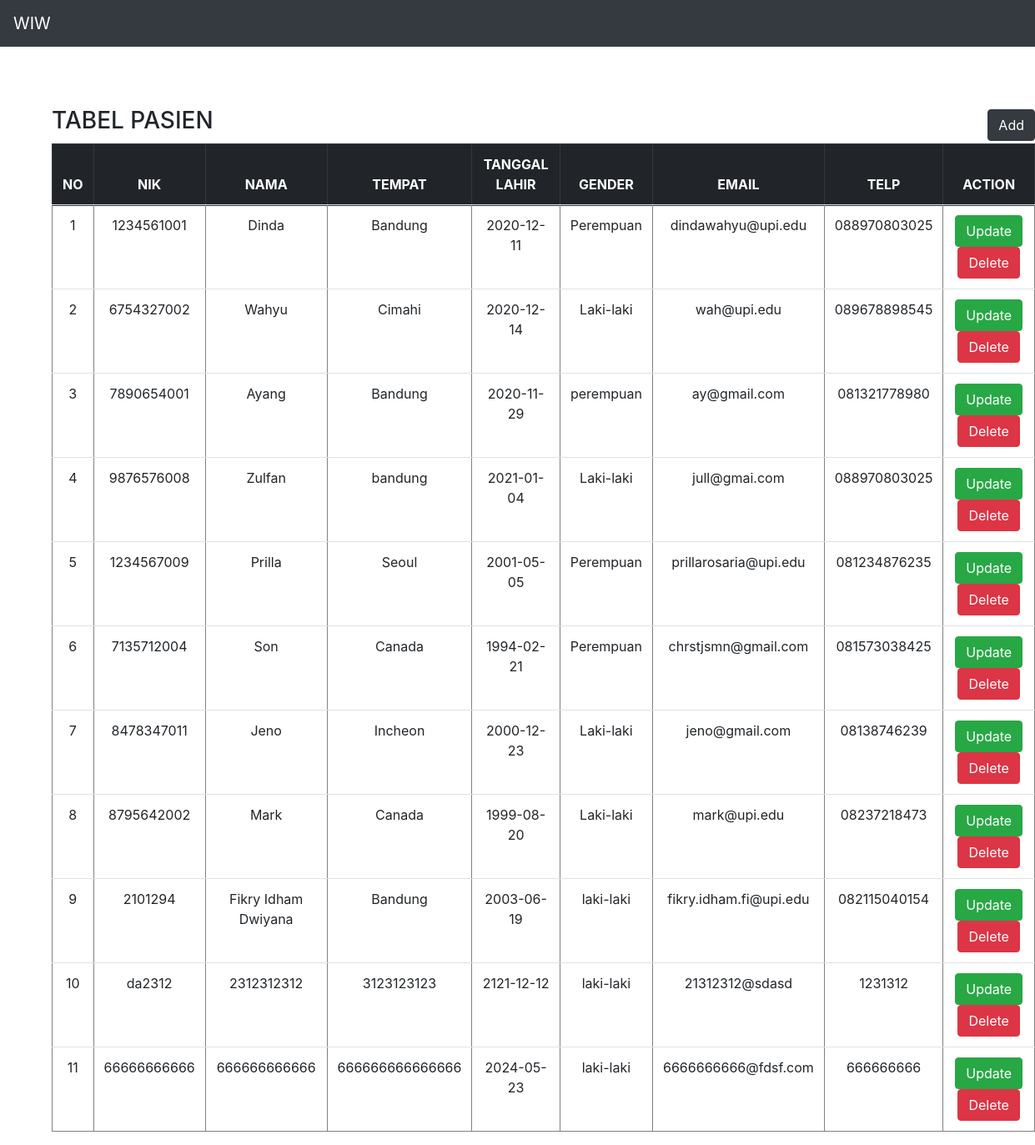
Screenshot of /lp_mvp/index.php with the database file from the repository.
### tables this page shows
CREATE TABLE `pasien` (
  `id` int(11) NOT NULL,
  `nik` varchar(100) NOT NULL,
  `nama` varchar(100) NOT NULL,
  `tempat` varchar(100) NOT NULL,
  `tl` varchar(100) NOT NULL,
  `gender` varchar(10) NOT NULL,
  `email` varchar(100) NOT NULL,
  `telp` varchar(100) NOT NULL
);

### lp_mvp/presenter/ProsesPasien.php (called while the page is built, shortened)
<?php
class ProsesPasien implements KontrakPresenterTampil
{
	private $tabelpasien;
	private $data = [];
	function __construct()
	{
		try {
			$db_host = "localhost";
			$db_user = "root";
			$db_password = "";
			$db_name = "mvp_php";
			$this->tabelpasien = new TabelPasien($db_host, $db_user, $db_password, $db_name);
			$this->data = array();
		} catch (Exception $e) {
			echo "wiw error" . $e->getMessage();
		}
	}
	function prosesDataPasien()
	{
		try {
			$this->tabelpasien->open();
			$this->tabelpasien->getPasien();
			while ($row = $this->tabelpasien->getResult()) {
				$this->data[] = $row;
			}
		} catch (Exception $e) {
			echo "wiw error part 2" . $e->getMessage();
		}
	}
	function getId($i)
	{
		return $this->data[$i]['id'];
	}
	function getNik($i)
	{
		return $this->data[$i]['nik'];
	}
	function getNama($i)
	{
		return $this->data[$i]['nama'];
	}
	function getTempat($i)
	{
		return $this->data[$i]['tempat'];
	}
	function getTl($i)
	{
		return $this->data[$i]['tl'];
	}
	function getGender($i)
	{
		return $this->data[$i]['gender'];
	}
	function getEmail($i)
	{
		return $this->data[$i]['email'];
	}
	function getTelp($i)
	{
		return $this->data[$i]['telp'];
	}
	function getSize()
	{
		return sizeof($this->data);
	}
}

### lp_mvp/index.php (called while the page is built, shortened)
<?php
include("model/Template.class.php");
include("model/DB.class.php");
include("view/TampilPasien.php");
$tp = new TampilPasien();
$data = $tp->tampil();

### lp_mvp/model/DB.class.php (called while the page is built, shortened)
<?php
class DB
{
	var $db_host = '';
	var $db_user = '';
	var $db_password = '';
	var $db_name = '';
	var $db_link = '';
	function __construct($db_host = '', $db_user = '', $db_password = '', $db_name = '')
	{
		$this->db_host = $db_host;
		$this->db_user = $db_user;
		$this->db_password = $db_password;
		$this->db_name = $db_name;
	}
	function open()
	{
		$this->db_link = mysqli_connect($this->db_host, $this->db_user, $this->db_password, $this->db_name);
	}
	function execute($query = "")
	{
		$this->result = mysqli_query($this->db_link, $query);
		return $this->result;
	}
}

### lp_mvp/model/TabelPasien.class.php (called while the page is built, shortened)
<?php
class TabelPasien extends DB
{
	function getPasien()
	{
		$query = "SELECT * FROM pasien";
		return $this->execute($query);
	}
}

### lp_mvp/view/TampilPasien.php (the view, shortened to what this page needs)
<?php
include_once("presenter/ProsesPasien.php");
class TampilPasien implements KontrakTampil
{
	private $prosespasien;
	function __construct()
	{
		$this->prosespasien = new ProsesPasien();
	}
	function tampil()
	{
		$this->prosespasien->prosesDataPasien();
		$data = null;
		for ($i = 0; $i < $this->prosespasien->getSize(); $i++) {
			$no = $i + 1;
			$data .= '<tr>
			<td>' . $no . '</td>
			<td>' . $this->prosespasien->getNik($i) . '</td>
			<td>' . $this->prosespasien->getNama($i) . '</td>
			<td>' . $this->prosespasien->getTempat($i) . '</td>
			<td>' . $this->prosespasien->getTl($i) . '</td>
			<td>' . $this->prosespasien->getGender($i) . '</td>
			<td>' . $this->prosespasien->getEmail($i) . '</td>
			<td>' . $this->prosespasien->getTelp($i) . '</td>
			<td><a href="add.php?index=' . $i . '"><button type="button" class="btn btn-success text-white">Update</button></a>
			<a href="index.php?hapus=' . $this->prosespasien->getId($i) . '"><button type="button" class="btn btn-danger">Delete</button></a></td>
			</tr>';
		}
	}
}

### lp_mvp/model/Template.class.php (shortened to what this page needs)
<?php
class Template{
	var $content = '';
	function __construct($filename = ''){
		$this->content = implode('', @file($filename));
	}
	function clear(){
		$this->content = preg_replace("/DATA_[A-Z|_|0-9]+/", "", $this->content);
	}
	function write(){
		print $this->content;
	}
	function replace($old = '', $new = ''){
		if(is_int($new)){
			$value = sprintf("%d", $new);
		}elseif(is_float($new)){
			$value = sprintf("%f", $new);
		}elseif(is_array($new)){
			$value = '';
			foreach( $new as $item){
				$value .= $item. '';
			}
		}else{
			$value = $new;
		}
		$this->content = preg_replace("/$old/",  $value, $this->content);
	}
}

### rows the page displays
pasien: no "1", nik "1234561001", nama "Dinda", tempat "Bandung", tl "2020-12-11", gender "Perempuan", email "dindawahyu@upi.edu", telp "088970803025"
pasien: no "2", nik "6754327002", nama "Wahyu", tempat "Cimahi", tl "2020-12-14", gender "Laki-laki", email "wah@upi.edu", telp "089678898545"
pasien: no "3", nik "7890654001", nama "Ayang", tempat "Bandung", tl "2020-11-29", gender "perempuan", email "ay@gmail.com", telp "081321778980"
pasien: no "4", nik "9876576008", nama "Zulfan", tempat "bandung", tl "2021-01-04", gender "Laki-laki", email "jull@gmai.com", telp "088970803025"
pasien: no "5", nik "1234567009", nama "Prilla", tempat "Seoul", tl "2001-05-05", gender "Perempuan", email "prillarosaria@upi.edu", telp "081234876235"
pasien: no "6", nik "7135712004", nama "Son", tempat "Canada", tl "1994-02-21", gender "Perempuan", email "chrstjsmn@gmail.com", telp "081573038425"
pasien: no "7", nik "8478347011", nama "Jeno", tempat "Incheon", tl "2000-12-23", gender "Laki-laki", email "jeno@gmail.com", telp "08138746239"
pasien: no "8", nik "8795642002", nama "Mark", tempat "Canada", tl "1999-08-20", gender "Laki-laki", email "mark@upi.edu", telp "08237218473"
pasien: no "9", nik "2101294", nama "Fikry Idham Dwiyana", tempat "Bandung", tl "2003-06-19", gender "laki-laki", email "fikry.idham.fi@upi.edu", telp "082115040154"
pasien: no "10", nik "da2312", nama "2312312312", tempat "3123123123", tl "2121-12-12", gender "laki-laki", email "21312312@sdasd", telp "1231312"
pasien: no "11", nik "66666666666", nama "666666666666", tempat "666666666666666", tl "2024-05-23", gender "laki-laki", email "6666666666@fdsf.com", telp "666666666"

### other values shown
$this->content "WIW TABEL PASIEN Add NO NIK NAMA TEMPAT TANGGAL LAHIR GENDER EMAIL TELP ACTION"
